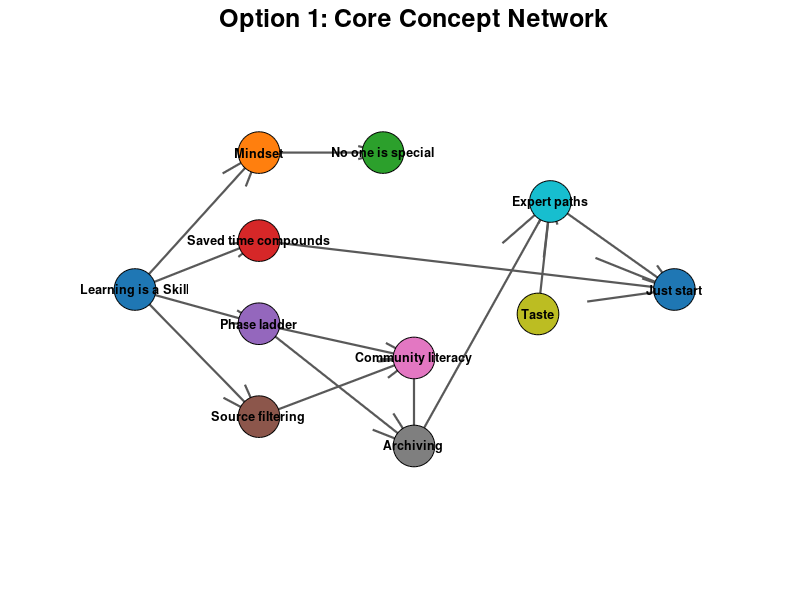
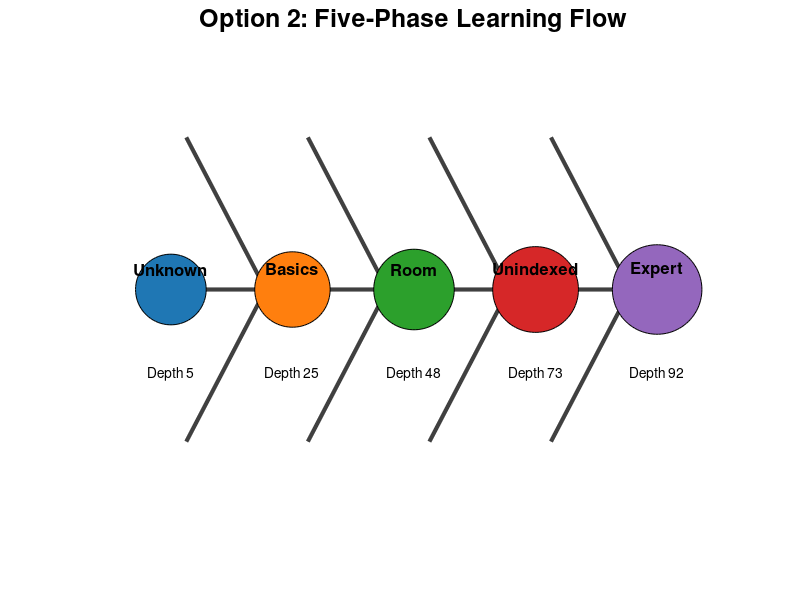
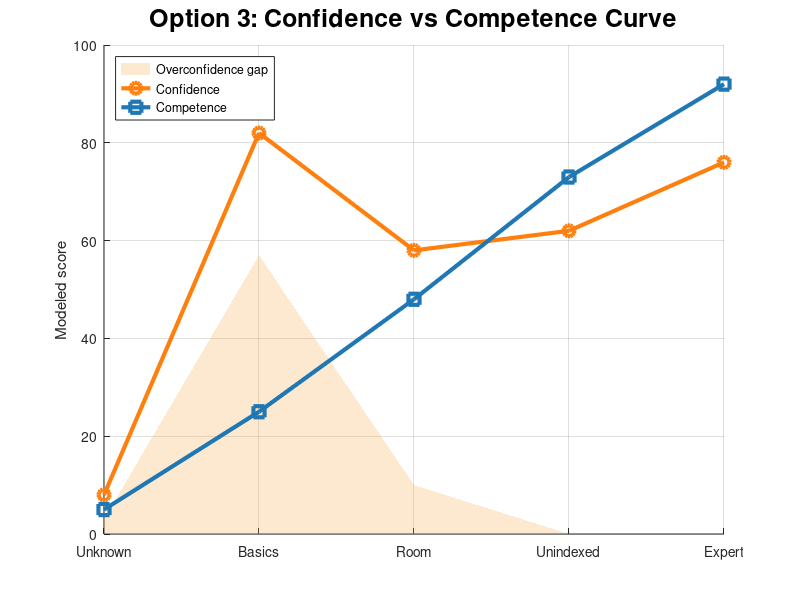
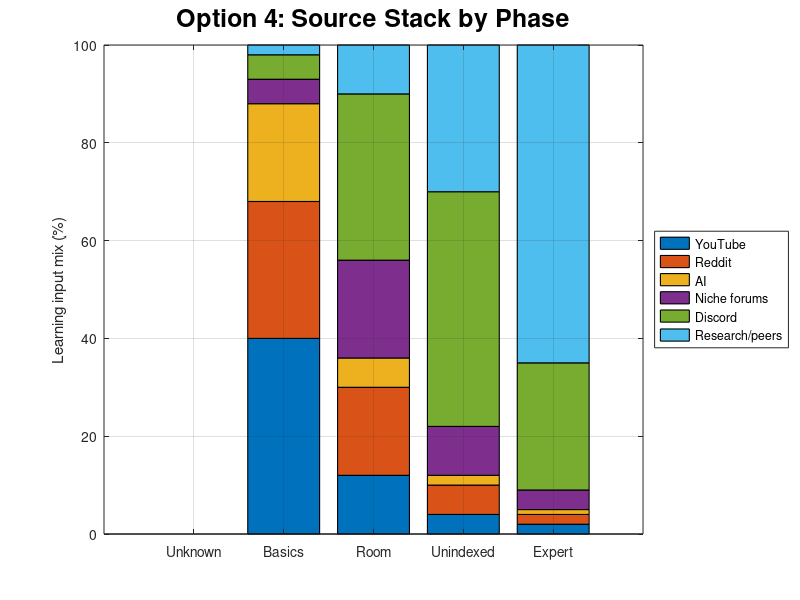

Write MATLAB code to recreate these figures, in order. (Note: this script raises an error after producing the figures.)
% Generate 15 MATLAB/Octave graph concepts for the "Learning is a Skill" blog.
%
% Run with MATLAB:
%   run("matlab/learning-is-a-skill-graphs.m")
%
% Run with Octave:
%   octave --no-gui --quiet matlab/learning-is-a-skill-graphs.m
%
% The script saves PNG files to:
%   matlab/learning-is-a-skill-graph-exports/
%
% The data is hand-modeled from the blog. These are editable visual scores,
% not measured statistics.

clear;
close all;
clc;

set(0, 'defaultfigurevisible', 'off');

scriptPath = mfilename('fullpath');
if isempty(scriptPath)
    scriptDir = pwd;
else
    scriptDir = fileparts(scriptPath);
end

outputDir = fullfile(scriptDir, 'learning-is-a-skill-graph-exports');
if ~exist(outputDir, 'dir')
    mkdir(outputDir);
end

phaseNames = {
    'Unknowledgement'
    'Dunning-Kruger Catastrophe'
    'Finding the Room'
    'Unindexed Layer'
    '1% of the 1%'
};
phaseShort = {'Unknown', 'Basics', 'Room', 'Unindexed', 'Expert'};
knowledge = [5, 25, 48, 73, 92];
confidence = [8, 82, 58, 62, 76];
discoverability = [96, 88, 60, 28, 12];
signal = [6, 24, 52, 78, 92];
noise = [15, 78, 54, 34, 20];
social = [0, 10, 46, 76, 88];
barrier = [5, 18, 44, 72, 90];
value = [8, 30, 58, 84, 96];

sourceNames = {
    'Beginner YouTube'
    'Reddit'
    'AI basics'
    'Specific subreddit'
    'Main Discord'
    'Small Discords'
    'Private archives'
    'Direct peers'
    'Original research'
};
sourcePhase = [2, 2, 2, 3, 3, 4, 4, 5, 5];
sourceDiscoverability = [94, 86, 90, 64, 48, 22, 14, 10, 8];
sourceSignal = [24, 32, 36, 52, 62, 78, 85, 88, 94];
sourceRisk = [62, 55, 48, 40, 28, 30, 18, 20, 14];

sourceCategories = {'YouTube', 'Reddit', 'AI', 'Niche forums', 'Discord', 'Research/peers'};
sourceWeights = [
    0.00, 0.00, 0.00, 0.00, 0.00, 0.00
    0.40, 0.28, 0.20, 0.05, 0.05, 0.02
    0.12, 0.18, 0.06, 0.20, 0.34, 0.10
    0.04, 0.06, 0.02, 0.10, 0.48, 0.30
    0.02, 0.02, 0.01, 0.04, 0.26, 0.65
];

risks = {'Misinformation', 'Overconfidence', 'Echo chamber', 'Spoonfeeding', 'Gatekeeping', 'Lost knowledge', 'Burnout'};
riskByPhase = [
    10, 5, 5, 0, 0, 10, 0
    82, 90, 54, 48, 5, 18, 12
    58, 46, 68, 58, 24, 35, 18
    36, 32, 54, 25, 72, 86, 36
    22, 28, 62, 8, 48, 72, 70
];

gawxSkills = {
    'Art'
    'Storytelling'
    'Color grading'
    'Composition'
    'Graphic design'
    'Pacing'
    'Cinematography'
    'Marketing'
    'Fashion'
    'Interior design'
    'Cameras'
    'Lenses'
};

loopSteps = {
    'Choose topic'
    'Search basics'
    'Filter noise'
    'Build something'
    'Debug failure'
    'Ask better questions'
    'Archive notes'
    'Share or research'
};

expertPaths = {'Content creation', 'Researcher', 'Leecher', 'Retired veteran'};
palette = [
    0.121, 0.466, 0.705
    1.000, 0.498, 0.054
    0.172, 0.627, 0.172
    0.839, 0.153, 0.157
    0.580, 0.404, 0.741
    0.549, 0.337, 0.294
    0.890, 0.467, 0.761
    0.498, 0.498, 0.498
    0.737, 0.741, 0.133
    0.090, 0.745, 0.811
];

fprintf('Saving graph options to %s\n', outputDir);

% 01: Core Concept Network
fig = figure('Color', 'w', 'Position', [100, 100, 1400, 850]);
labels = {
    'Learning is a Skill'
    'Mindset'
    'No one is special'
    'Saved time compounds'
    'Phase ladder'
    'Source filtering'
    'Community literacy'
    'Archiving'
    'Taste'
    'Expert paths'
    'Just start'
};
x = [0.05, 0.25, 0.45, 0.25, 0.25, 0.25, 0.50, 0.50, 0.70, 0.72, 0.92];
y = [0.50, 0.78, 0.78, 0.60, 0.43, 0.24, 0.36, 0.18, 0.45, 0.68, 0.50];
edges = [
    1, 2
    2, 3
    1, 4
    1, 5
    1, 6
    5, 7
    5, 8
    6, 7
    7, 8
    8, 10
    9, 10
    10, 11
    4, 11
];
hold on;
for i = 1:size(edges, 1)
    a = edges(i, 1);
    b = edges(i, 2);
    quiver(x(a), y(a), x(b) - x(a), y(b) - y(a), 0, 'Color', [0.35, 0.35, 0.35], 'LineWidth', 1.6, 'MaxHeadSize', 0.12);
end
for i = 1:numel(labels)
    colorIndex = mod(i - 1, size(palette, 1)) + 1;
    scatter(x(i), y(i), 900, palette(colorIndex, :), 'filled', 'MarkerEdgeColor', 'k');
    text(x(i), y(i), labels{i}, 'HorizontalAlignment', 'center', 'FontWeight', 'bold', 'FontSize', 9);
end
hold off;
axis([0, 1, 0, 1]);
axis off;
title('Option 1: Core Concept Network', 'FontSize', 18, 'FontWeight', 'bold');
print(fig, fullfile(outputDir, '01-core-concept-network.png'), '-dpng', '-r180');
close(fig);
fprintf('  01-core-concept-network.png\n');

% 02: Five-Phase Flow
fig = figure('Color', 'w', 'Position', [100, 100, 1400, 850]);
x = 1:5;
y = ones(1, 5);
hold on;
for i = 1:4
    quiver(x(i) + 0.22, y(i), 0.56, 0, 0, 'Color', [0.25, 0.25, 0.25], 'LineWidth', 3, 'MaxHeadSize', 0.7);
end
for i = 1:5
    colorIndex = mod(i - 1, size(palette, 1)) + 1;
    scatter(x(i), y(i), 2500 + knowledge(i) * 18, palette(colorIndex, :), 'filled', 'MarkerEdgeColor', 'k');
    text(x(i), y(i) + 0.03, phaseShort{i}, 'HorizontalAlignment', 'center', 'FontWeight', 'bold', 'FontSize', 12);
    text(x(i), y(i) - 0.12, sprintf('Depth %d', knowledge(i)), 'HorizontalAlignment', 'center', 'FontSize', 10);
end
hold off;
axis([0.45, 5.55, 0.65, 1.35]);
axis off;
title('Option 2: Five-Phase Learning Flow', 'FontSize', 18, 'FontWeight', 'bold');
print(fig, fullfile(outputDir, '02-five-phase-flow.png'), '-dpng', '-r180');
close(fig);
fprintf('  02-five-phase-flow.png\n');

% 03: Confidence vs Competence Curve
fig = figure('Color', 'w', 'Position', [100, 100, 1400, 850]);
x = 1:5;
hold on;
area(x, max(confidence - knowledge, 0), 'FaceColor', [0.95, 0.65, 0.25], 'FaceAlpha', 0.25, 'LineStyle', 'none');
plot(x, confidence, '-o', 'LineWidth', 3, 'MarkerSize', 8, 'Color', palette(2, :));
plot(x, knowledge, '-s', 'LineWidth', 3, 'MarkerSize', 8, 'Color', palette(1, :));
hold off;
set(gca, 'XTick', x, 'XTickLabel', phaseShort);
ylim([0, 100]);
ylabel('Modeled score');
legend({'Overconfidence gap', 'Confidence', 'Competence'}, 'Location', 'northwest');
grid on;
title('Option 3: Confidence vs Competence Curve', 'FontSize', 18, 'FontWeight', 'bold');
print(fig, fullfile(outputDir, '03-confidence-competence-curve.png'), '-dpng', '-r180');
close(fig);
fprintf('  03-confidence-competence-curve.png\n');

% 04: Source Stack by Phase
fig = figure('Color', 'w', 'Position', [100, 100, 1400, 850]);
bar(sourceWeights * 100, 'stacked', 'LineWidth', 0.8);
set(gca, 'XTick', 1:5, 'XTickLabel', phaseShort);
ylabel('Learning input mix (%)');
ylim([0, 100]);
legend(sourceCategories, 'Location', 'eastoutside');
grid on;
title('Option 4: Source Stack by Phase', 'FontSize', 18, 'FontWeight', 'bold');
print(fig, fullfile(outputDir, '04-source-stack-by-phase.png'), '-dpng', '-r180');
close(fig);
fprintf('  04-source-stack-by-phase.png\n');

% 05: Signal vs Accessibility Scatter
fig = figure('Color', 'w', 'Position', [100, 100, 1400, 850]);
scatter(sourceDiscoverability, sourceSignal, 90 + sourcePhase * 45, sourceRisk, 'filled');
text(sourceDiscoverability + 2, sourceSignal, sourceNames, 'FontSize', 9);
xlim([0, 100]);
ylim([0, 100]);
xlabel('Discoverability');
ylabel('Signal / depth');
colormap(flipud(hot));
cb = colorbar;
ylabel(cb, 'Misinformation or misuse risk');
grid on;
title('Option 5: Signal vs Accessibility Scatter', 'FontSize', 18, 'FontWeight', 'bold');
print(fig, fullfile(outputDir, '05-signal-accessibility-scatter.png'), '-dpng', '-r180');
close(fig);
fprintf('  05-signal-accessibility-scatter.png\n');

% 06: Risk Heatmap
fig = figure('Color', 'w', 'Position', [100, 100, 1400, 850]);
imagesc(riskByPhase);
colormap(flipud(gray));
colorbar;
set(gca, 'XTick', 1:numel(risks), 'XTickLabel', risks, 'YTick', 1:5, 'YTickLabel', phaseShort);
if exist('xtickangle', 'file') || exist('xtickangle', 'builtin')
    xtickangle(35);
end
title('Option 6: Risk Heatmap', 'FontSize', 18, 'FontWeight', 'bold');
for row = 1:size(riskByPhase, 1)
    for col = 1:size(riskByPhase, 2)
        if riskByPhase(row, col) > 60
            textColor = 'w';
        else
            textColor = 'k';
        end
        text(col, row, sprintf('%d', riskByPhase(row, col)), 'HorizontalAlignment', 'center', 'Color', textColor, 'FontWeight', 'bold');
    end
end
print(fig, fullfile(outputDir, '06-risk-heatmap.png'), '-dpng', '-r180');
close(fig);
fprintf('  06-risk-heatmap.png\n');

% 07: Community Depth Funnel
fig = figure('Color', 'w', 'Position', [100, 100, 1400, 850]);
population = [100, 7, 1.4, 0.35, 0.07];
funnelWidth = [0.90, 0.62, 0.44, 0.28, 0.16];
hold on;
for i = 1:5
    colorIndex = mod(i - 1, size(palette, 1)) + 1;
    left = 0.50 - funnelWidth(i) / 2;
    rectangle('Position', [left, i - 0.36, funnelWidth(i), 0.72], 'FaceColor', palette(colorIndex, :), 'EdgeColor', 'none');
    text(0.50, i - 0.08, phaseShort{i}, 'HorizontalAlignment', 'center', 'FontWeight', 'bold', 'Color', 'w');
    text(0.50, i + 0.16, sprintf('People %.2g%% | Value %d', population(i), value(i)), 'HorizontalAlignment', 'center', 'FontSize', 9, 'Color', 'w');
end
hold off;
axis([0, 1, 0.3, 5.7]);
set(gca, 'YDir', 'reverse');
axis off;
title('Option 7: Community Depth Funnel', 'FontSize', 18, 'FontWeight', 'bold');
print(fig, fullfile(outputDir, '07-community-depth-funnel.png'), '-dpng', '-r180');
close(fig);
fprintf('  07-community-depth-funnel.png\n');

% 08: Phase Radar Profile
fig = figure('Color', 'w', 'Position', [100, 100, 1400, 850]);
radarAx = axes('Position', [0.08, 0.08, 0.50, 0.82]);
axes(radarAx);
metrics = [
    knowledge
    discoverability
    signal
    social
    barrier
    value
];
metricLabels = {'Knowledge', 'Discoverability', 'Signal quality', 'Social skill', 'Barrier', 'Value'};
radarPhaseLabels = {'Phase 1', 'Phase 2', 'Phase 3', 'Phase 4', 'Phase 5'};
radarPalette = [
    0.796, 0.835, 0.882
    0.682, 0.722, 0.780
    0.529, 0.573, 0.639
    0.373, 0.420, 0.490
    0.145, 0.188, 0.255
];
nMetrics = numel(metricLabels);
theta = pi / 6 + linspace(0, 2*pi, nMetrics + 1);
centerX = 0.50;
centerY = 0.50;
radarRadius = 0.34;
hold on;
for radius = 20:20:100
    ringX = centerX + radarRadius * radius / 100 * cos(theta);
    ringY = centerY + radarRadius * radius / 100 * sin(theta);
    plot(ringX, ringY, '-', 'Color', [0.86, 0.86, 0.86], 'LineWidth', 1.2);
    text(centerX + 0.012, centerY + radarRadius * radius / 100, sprintf('%d', radius), 'Color', [0.42, 0.42, 0.42], 'FontSize', 8);
end
for i = 1:nMetrics
    axisX = centerX + radarRadius * cos(theta(i));
    axisY = centerY + radarRadius * sin(theta(i));
    labelX = centerX + radarRadius * 1.18 * cos(theta(i));
    labelY = centerY + radarRadius * 1.18 * sin(theta(i));
    if cos(theta(i)) > 0.25
        align = 'left';
    elseif cos(theta(i)) < -0.25
        align = 'right';
    else
        align = 'center';
    end
    plot([centerX, axisX], [centerY, axisY], '-', 'Color', [0.84, 0.84, 0.84], 'LineWidth', 1.0);
    text(labelX, labelY, metricLabels{i}, 'HorizontalAlignment', align, 'FontWeight', 'bold', 'FontSize', 11);
end
for i = 1:5
    values = [metrics(:, i); metrics(1, i)];
    polyX = centerX + radarRadius * (values' / 100) .* cos(theta);
    polyY = centerY + radarRadius * (values' / 100) .* sin(theta);
    for segment = 1:nMetrics
        plot(polyX(segment:segment + 1), polyY(segment:segment + 1), '-', 'LineWidth', 2.8, 'Color', radarPalette(i, :));
    end
    scatter(polyX(1:end-1), polyY(1:end-1), 24, radarPalette(i, :), 'filled', 'MarkerEdgeColor', [1, 1, 1]);
end
hold off;
axis([0, 1, 0, 1]);
axis square;
axis off;
title('Learning Phase Radar Profile', 'FontSize', 18, 'FontWeight', 'bold');

legendAx = axes('Position', [0.66, 0.28, 0.26, 0.44]);
axes(legendAx);
hold on;
legendX = 0.05;
legendY = 0.88;
for i = 1:5
    yLegend = legendY - 0.16 * i;
    plot([legendX, legendX + 0.24], [yLegend, yLegend], 'LineWidth', 3.0, 'Color', radarPalette(i, :));
    text(legendX + 0.32, yLegend, radarPhaseLabels{i}, 'VerticalAlignment', 'middle', 'FontSize', 11);
end
hold off;
axis([0, 1, 0, 1]);
axis off;
if exist('OCTAVE_VERSION', 'builtin')
    print(fig, fullfile(outputDir, '08-phase-radar-profile.png'), '-dpngcairo', '-r180');
else
    exportgraphics(fig, fullfile(outputDir, '08-phase-radar-profile.png'), 'Resolution', 180);
end
copyfile(fullfile(outputDir, '08-phase-radar-profile.png'), fullfile(outputDir, 'learning-phase-radar-profile.png'));
close(fig);
fprintf('  08-phase-radar-profile.png\n');
fprintf('  learning-phase-radar-profile.png\n');

% 09: Skill-Stack Tree
fig = figure('Color', 'w', 'Position', [100, 100, 1400, 850]);
root = [0.50, 0.90];
midLabels = {'Visual craft', 'Video craft', 'Audience craft', 'Object craft'};
midX = [0.18, 0.39, 0.61, 0.82];
midY = [0.66, 0.66, 0.66, 0.66];
skillX = [0.07, 0.14, 0.21, 0.28, 0.33, 0.39, 0.45, 0.55, 0.61, 0.67, 0.78, 0.86];
skillY = 0.38 * ones(1, 12);
skillParent = [1, 1, 1, 1, 2, 2, 2, 3, 3, 3, 4, 4];
hold on;
for i = 1:4
    quiver(root(1), root(2), midX(i) - root(1), midY(i) - root(2), 0, 'Color', [0.35, 0.35, 0.35], 'LineWidth', 1.6, 'MaxHeadSize', 0.12);
end
for i = 1:12
    p = skillParent(i);
    quiver(midX(p), midY(p), skillX(i) - midX(p), skillY(i) - midY(p), 0, 'Color', [0.35, 0.35, 0.35], 'LineWidth', 1.2, 'MaxHeadSize', 0.10);
end
scatter(root(1), root(2), 1800, palette(1, :), 'filled', 'MarkerEdgeColor', 'k');
text(root(1), root(2), 'Gawx example', 'HorizontalAlignment', 'center', 'FontWeight', 'bold');
for i = 1:4
    scatter(midX(i), midY(i), 1200, palette(i + 1, :), 'filled', 'MarkerEdgeColor', 'k');
    text(midX(i), midY(i), midLabels{i}, 'HorizontalAlignment', 'center', 'FontWeight', 'bold', 'FontSize', 9);
end
for i = 1:12
    colorIndex = mod(i + 4, size(palette, 1)) + 1;
    scatter(skillX(i), skillY(i), 850, palette(colorIndex, :), 'filled', 'MarkerEdgeColor', 'k');
    text(skillX(i), skillY(i), gawxSkills{i}, 'HorizontalAlignment', 'center', 'FontSize', 8);
end
hold off;
axis([0, 1, 0.25, 1]);
axis off;
title('Option 9: Skill-Stack Tree', 'FontSize', 18, 'FontWeight', 'bold');
print(fig, fullfile(outputDir, '09-skill-stack-tree.png'), '-dpng', '-r180');
close(fig);
fprintf('  09-skill-stack-tree.png\n');

% 10: Expert Path Decision Tree
fig = figure('Color', 'w', 'Position', [100, 100, 1400, 850]);
rootX = 0.10;
rootY = 0.50;
pathX = 0.48 * ones(1, 4);
pathY = [0.80, 0.60, 0.40, 0.20];
outX = 0.83 * ones(1, 4);
outY = pathY;
outLabels = {'Teach publicly', 'Make discoveries', 'Gatekeep knowledge', 'Move on / restart'};
hold on;
for i = 1:4
    quiver(rootX, rootY, pathX(i) - rootX, pathY(i) - rootY, 0, 'Color', [0.35, 0.35, 0.35], 'LineWidth', 1.8, 'MaxHeadSize', 0.16);
    quiver(pathX(i), pathY(i), outX(i) - pathX(i), outY(i) - pathY(i), 0, 'Color', [0.35, 0.35, 0.35], 'LineWidth', 1.8, 'MaxHeadSize', 0.16);
    scatter(pathX(i), pathY(i), 1500, palette(i + 1, :), 'filled', 'MarkerEdgeColor', 'k');
    text(pathX(i), pathY(i), expertPaths{i}, 'HorizontalAlignment', 'center', 'FontWeight', 'bold', 'FontSize', 10);
    scatter(outX(i), outY(i), 1200, palette(i + 5, :), 'filled', 'MarkerEdgeColor', 'k');
    text(outX(i), outY(i), outLabels{i}, 'HorizontalAlignment', 'center', 'FontWeight', 'bold', 'FontSize', 10);
end
scatter(rootX, rootY, 1800, palette(1, :), 'filled', 'MarkerEdgeColor', 'k');
text(rootX, rootY, '1% of the 1%', 'HorizontalAlignment', 'center', 'FontWeight', 'bold');
hold off;
axis([0, 1, 0.05, 0.95]);
axis off;
title('Option 10: Expert Path Decision Tree', 'FontSize', 18, 'FontWeight', 'bold');
print(fig, fullfile(outputDir, '10-expert-path-tree.png'), '-dpng', '-r180');
close(fig);
fprintf('  10-expert-path-tree.png\n');

% 11: Learning Loop Cycle
fig = figure('Color', 'w', 'Position', [100, 100, 1400, 850]);
n = numel(loopSteps);
theta = linspace(0, 2*pi, n + 1);
x = cos(theta(1:end-1));
y = sin(theta(1:end-1));
hold on;
for i = 1:n
    j = mod(i, n) + 1;
    quiver(x(i), y(i), x(j) - x(i), y(j) - y(i), 0, 'LineWidth', 1.8, 'MaxHeadSize', 0.28, 'Color', [0.35, 0.35, 0.35]);
end
for i = 1:n
    colorIndex = mod(i - 1, size(palette, 1)) + 1;
    scatter(x(i), y(i), 850, palette(colorIndex, :), 'filled', 'MarkerEdgeColor', 'k');
    text(1.22 * x(i), 1.22 * y(i), loopSteps{i}, 'HorizontalAlignment', 'center', 'FontWeight', 'bold', 'FontSize', 10);
end
hold off;
axis equal;
axis([-1.45, 1.45, -1.35, 1.35]);
axis off;
title('Option 11: Learning Loop Cycle', 'FontSize', 18, 'FontWeight', 'bold');
print(fig, fullfile(outputDir, '11-learning-loop-cycle.png'), '-dpng', '-r180');
close(fig);
fprintf('  11-learning-loop-cycle.png\n');

% 12: Public vs Unindexed Knowledge
fig = figure('Color', 'w', 'Position', [100, 100, 1400, 850]);
x = 1:5;
publicKnowledge = [95, 80, 56, 28, 12];
unindexedKnowledge = 100 - publicKnowledge;
area(x, [publicKnowledge(:), unindexedKnowledge(:)], 'LineWidth', 1.2);
set(gca, 'XTick', x, 'XTickLabel', phaseShort);
ylabel('Share of useful knowledge (%)');
ylim([0, 100]);
legend({'Public / indexed', 'Unindexed / interpersonal'}, 'Location', 'eastoutside');
grid on;
title('Option 12: Public vs Unindexed Knowledge', 'FontSize', 18, 'FontWeight', 'bold');
print(fig, fullfile(outputDir, '12-public-vs-unindexed-area.png'), '-dpng', '-r180');
close(fig);
fprintf('  12-public-vs-unindexed-area.png\n');

% 13: Barrier vs Value Tradeoff
fig = figure('Color', 'w', 'Position', [100, 100, 1400, 850]);
x = 1:5;
plot(x, barrier, '-o', 'LineWidth', 3, 'MarkerSize', 8, 'Color', palette(4, :));
hold on;
plot(x, value, '-s', 'LineWidth', 3, 'MarkerSize', 8, 'Color', palette(3, :));
hold off;
set(gca, 'XTick', x, 'XTickLabel', phaseShort);
ylabel('Modeled score');
ylim([0, 100]);
legend({'Barrier to entry', 'Value of information'}, 'Location', 'northwest');
grid on;
title('Option 13: Barrier vs Value Tradeoff', 'FontSize', 18, 'FontWeight', 'bold');
print(fig, fullfile(outputDir, '13-barrier-value-tradeoff.png'), '-dpng', '-r180');
close(fig);
fprintf('  13-barrier-value-tradeoff.png\n');

% 14: Knowledge Flow Alluvial
fig = figure('Color', 'w', 'Position', [100, 100, 1400, 850]);
rightLabels = {'Basics', 'Room', 'Unindexed', 'Expert'};
flows = [
    34, 8, 3, 1
    24, 12, 3, 1
    18, 4, 1, 0
    5, 18, 8, 3
    4, 30, 44, 18
    2, 8, 28, 48
];
totalFlow = sum(flows(:));
leftTotals = sum(flows, 2);
rightTotals = sum(flows, 1)';
leftWidths = leftTotals / totalFlow;
rightWidths = rightTotals / totalFlow;
leftGap = 0.015;
rightGap = 0.025;
bottom = 0.08;
availableHeight = 0.84;
leftScale = availableHeight - leftGap * (numel(sourceCategories) - 1);
rightScale = availableHeight - rightGap * (numel(rightLabels) - 1);
leftHeights = leftWidths * leftScale;
rightHeights = rightWidths * rightScale;
leftStarts = zeros(size(leftHeights));
rightStarts = zeros(size(rightHeights));
cursor = bottom;
for i = 1:numel(leftHeights)
    leftStarts(i) = cursor;
    cursor = cursor + leftHeights(i) + leftGap;
end
cursor = bottom;
for i = 1:numel(rightHeights)
    rightStarts(i) = cursor;
    cursor = cursor + rightHeights(i) + rightGap;
end
leftUsed = zeros(size(leftHeights));
rightUsed = zeros(size(rightHeights));
hold on;
text(0.13, 0.965, 'Sources', 'HorizontalAlignment', 'center', 'FontWeight', 'bold', 'FontSize', 13);
text(0.88, 0.965, 'Learning phase', 'HorizontalAlignment', 'center', 'FontWeight', 'bold', 'FontSize', 13);
for i = 1:size(flows, 1)
    for j = 1:size(flows, 2)
        if flows(i, j) == 0
            continue;
        end
        flowHeightLeft = flows(i, j) / totalFlow * leftScale;
        flowHeightRight = flows(i, j) / totalFlow * rightScale;
        y1 = leftStarts(i) + leftUsed(i) + flowHeightLeft / 2;
        y2 = rightStarts(j) + rightUsed(j) + flowHeightRight / 2;
        bandHeight = min(flowHeightLeft, flowHeightRight) * 0.92;
        t = linspace(0, 1, 70);
        curveX = (1 - t).^3 * 0.25 + 3 * (1 - t).^2 .* t * 0.40 + 3 * (1 - t) .* t.^2 * 0.60 + t.^3 * 0.75;
        curveY = (1 - t).^3 * y1 + 3 * (1 - t).^2 .* t * y1 + 3 * (1 - t) .* t.^2 * y2 + t.^3 * y2;
        upperY = curveY + bandHeight / 2;
        lowerY = curveY - bandHeight / 2;
        bandColor = 0.72 * palette(i, :) + 0.28 * [1, 1, 1];
        patch([curveX, fliplr(curveX)], [upperY, fliplr(lowerY)], bandColor, 'FaceAlpha', 0.56, 'EdgeColor', 'none');
        leftUsed(i) = leftUsed(i) + flowHeightLeft;
        rightUsed(j) = rightUsed(j) + flowHeightRight;
    end
end
for i = 1:numel(sourceCategories)
    blockColor = 0.72 * palette(i, :) + 0.28 * [1, 1, 1];
    rectangle('Position', [0.075, leftStarts(i), 0.175, leftHeights(i)], 'FaceColor', blockColor, 'EdgeColor', 'none');
    text(0.162, leftStarts(i) + leftHeights(i) / 2, sourceCategories{i}, 'HorizontalAlignment', 'center', 'VerticalAlignment', 'middle', 'FontWeight', 'bold', 'FontSize', 10, 'Color', 'w');
    text(0.058, leftStarts(i) + leftHeights(i) / 2, sprintf('%d', leftTotals(i)), 'HorizontalAlignment', 'right', 'VerticalAlignment', 'middle', 'FontSize', 9, 'Color', [0.35, 0.35, 0.35]);
end
for i = 1:numel(rightLabels)
    phaseColor = [0.82, 0.82, 0.82];
    rectangle('Position', [0.75, rightStarts(i), 0.175, rightHeights(i)], 'FaceColor', phaseColor, 'EdgeColor', 'none');
    text(0.838, rightStarts(i) + rightHeights(i) / 2, rightLabels{i}, 'HorizontalAlignment', 'center', 'VerticalAlignment', 'middle', 'FontWeight', 'bold', 'FontSize', 10, 'Color', [0.15, 0.15, 0.15]);
    text(0.942, rightStarts(i) + rightHeights(i) / 2, sprintf('%d', rightTotals(i)), 'HorizontalAlignment', 'left', 'VerticalAlignment', 'middle', 'FontSize', 9, 'Color', [0.35, 0.35, 0.35]);
end
hold off;
xlim([0, 1]);
ylim([0, 1]);
axis off;
title('Option 14: Knowledge Flow Alluvial', 'FontSize', 18, 'FontWeight', 'bold');
print(fig, fullfile(outputDir, '14-knowledge-flow-alluvial.png'), '-dpng', '-r180');
close(fig);
fprintf('  14-knowledge-flow-alluvial.png\n');

% 15: Learning Roadmap
fig = figure('Color', 'w', 'Position', [100, 100, 1400, 850]);
tasks = {
    'Notice the topic exists'
    'Learn vocabulary'
    'Copy beginner examples'
    'Filter bad info'
    'Find niche communities'
    'Lurk and search first'
    'Ask better questions'
    'Read unindexed threads'
    'Archive rare resources'
    'Build original work'
    'Share, research, or retire'
};
starts = [0, 1, 2, 2.8, 4.2, 5.0, 5.7, 6.7, 7.4, 8.6, 9.5];
durations = [1.0, 1.2, 1.0, 1.2, 1.1, 0.9, 0.8, 1.2, 0.9, 1.1, 1.0];
y = 1:numel(tasks);
hold on;
for i = 1:numel(tasks)
    colorIndex = mod(i - 1, size(palette, 1)) + 1;
    rectangle('Position', [starts(i), y(i) - 0.35, durations(i), 0.7], 'FaceColor', palette(colorIndex, :), 'EdgeColor', 'none');
    text(starts(i) + durations(i) + 0.08, y(i), tasks{i}, 'VerticalAlignment', 'middle', 'FontSize', 9);
end
phaseLines = 0:2.1:8.4;
for i = 1:numel(phaseLines)
    plot([phaseLines(i), phaseLines(i)], [0.2, numel(tasks) + 0.8], ':', 'Color', [0.35, 0.35, 0.35]);
    text(phaseLines(i) + 0.04, 0.5, phaseShort{i}, 'FontWeight', 'bold', 'FontSize', 9);
end
hold off;
set(gca, 'YDir', 'reverse', 'YTick', [], 'XTick', []);
xlim([-0.2, 11.2]);
ylim([0.2, numel(tasks) + 0.8]);
title('Option 15: Learning Roadmap', 'FontSize', 18, 'FontWeight', 'bold');
print(fig, fullfile(outputDir, '15-learning-roadmap.png'), '-dpng', '-r180');
close(fig);
fprintf('  15-learning-roadmap.png\n');

fprintf('\nDone. Open the PNGs in %s to compare the 15 options.\n', outputDir);
